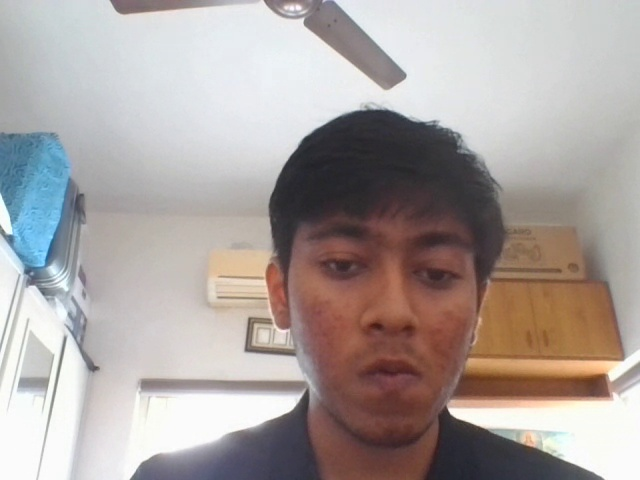
#> input picture cache.jpg, 640 x 480 px, given in place of the camera
$ jupyter execute --allow-errors external.ipynb
#> lines starting #> are read from the running program, lines starting #| are printed output that depends on the picture
### helper.py
# this contains all the helper functions for the main program
from matplotlib import pyplot as plt
import os
import cv2
import numpy as np
import pickle
import json
import pandas as pd
from sklearn.decomposition import PCA
from sklearn.svm import SVC
from joblib import dump, load
from streamlit_webrtc import webrtc_streamer, VideoTransformerBase, ClientSettings
import streamlit as st
import av
import threading
import time
import random

# [162 lines left out: functions get_name, set_info, predict_face, predict_image, face_extractor, get_info and 3 more, not called in this run]

def get_next_class_number():
    """
    Get the next available class number based on the number of people stored in the log file.
    """
    # Initialize the class number to 0
    class_number = 0

    # Open the log file
    try:
        with open("log.json", "r") as f:
            # Load the log file as a dictionary
            log = json.load(f)
        # Get the list of user details from the log file
        users = log["User_details"]
        # Get the number of users stored in the log file
        num_users = len(users)
        # Set the class number to the number of users stored in the log file
        class_number = num_users

    except:
        # If the log file doesn't exist, create an empty dictionary
        log = {"User_details": []}

    return class_number

# [89 lines left out: functions create_log_file, count_jpgfiles, store_jpg_count, preprocess_image, preprocess_images, not called in this run]

### external.ipynb
[cell 1]
import cv2
import av

def callback(frame):
    img = frame.to_ndarray(format="bgr24")

    img = cv2.cvtColor(cv2.Canny(img, 100, 200), cv2.COLOR_GRAY2BGR)

    # images.append(img)
    return av.VideoFrame.from_ndarray(img, format="bgr24")

cap=cv2.VideoCapture(0)
while True:
    # try to do cannay edge detection using opencv
    ret,frame=cap.read()
#> frame is the input picture: shape (480, 640, 3); mean B, G, R 159.3, 162, 170.7
    frame=cv2.cvtColor(cv2.Canny(frame, 100, 200), cv2.COLOR_GRAY2BGR)
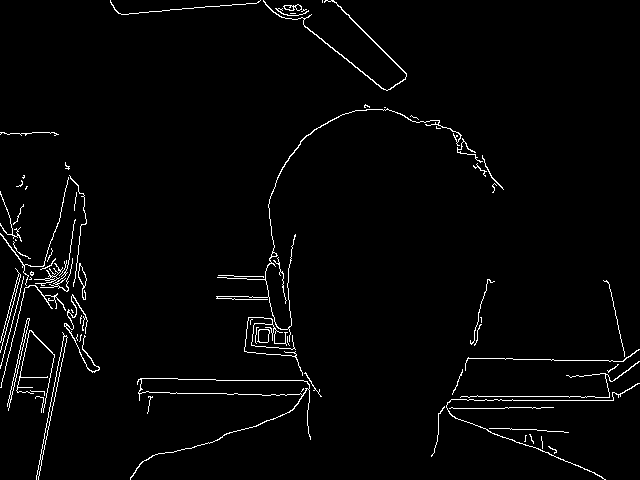
#> frame: shape (480, 640, 3); 2.3% white in thin lines or dots
    cv2.imshow("frame",frame)
    if cv2.waitKey(1) & 0xFF == ord('q'):
#> (key q is pressed here)
        break
cap.release()
cv2.destroyAllWindows()

[cell 2]
import numpy as np
from sklearn.decomposition import PCA
from sklearn.svm import SVC
from sklearn.pipeline import Pipeline

# Load the training data
X_train = []  # images of multiple people
y_train = []  # labels corresponding to the people in the images (e.g. 0, 1, 2, etc.)

# Load the pretrained PCA transformer
#> (the rest of this cell did not finish here and is left out)

[cell 3]
# capture 10 images and store them in X_train

import cv2
import numpy as np
import time


# extract the face from the training image sample
def face_extractor(img):
    # load the face cascade
    face_cascade = cv2.CascadeClassifier('haarcascade_frontalface_default.xml')
    # convert to grayscale
    gray = cv2.cvtColor(img,cv2.COLOR_BGR2GRAY)
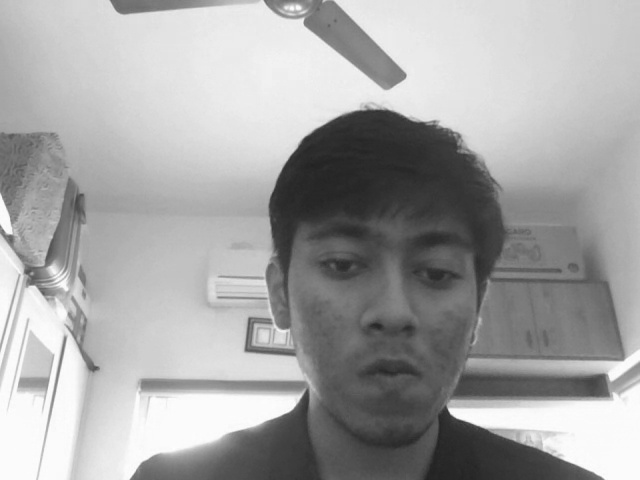
#> gray: shape (480, 640); min 33, max 255, mean 164.3
    # detect faces
    faces = face_cascade.detectMultiScale(gray, 1.3, 5)
#> faces = [[271, 179, 231, 231]]
    # if no face detected
    if faces == ():
        return None
    # crop all faces found
    for (x,y,w,h) in faces:
        cropped_face = img[y:y+h, x:x+w]
    return cropped_face


 # initialize webcam
cap = cv2.VideoCapture(0)
count = 0
# collect 100 samples of your face from webcam input
#> (the rest of this cell did not finish here and is left out)

[cell 4]
import os
from matplotlib import pyplot as plt
custom_images = []
input_faces = os.listdir('testfaces')
for face in input_faces:
    testFace = (plt.imread('testfaces/'+face))
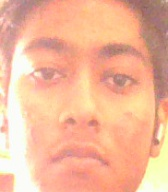
#> input picture testfaces/devasy_1.jpg, 168 x 192 px
#> testFace is the input picture: shape (192, 168, 3); mean R, G, B 242.3, 183.8, 153.4
    # preprocess faces to match the size of the training data
    testFace = np.mean(testFace,axis=2).T.flatten()
    custom_images.append(testFace)
    # print(testFace.shape)


# concatenate custom faces with original faces
custom_images = np.array(custom_images)
custom_images = custom_images.T
X_train = custom_images

#> (a cell that did not finish here is left out)

[cell 6]
# X_train = X_train.T
X_train.shape[0]
# add 50 2's to the labels
for i in range(49):
    y_train = np.append(y_train, np.ones(1)*2)
#> this loop made 49 passes
#> y_train on passes 1 to 12: [2], [2, 2], [2, 2, 2], [2, 2, 2, 2], [2, 2, 2, 2, 2], [2, 2, 2, 2, 2, 2], [2, 2, 2, 2, 2, 2, 2], [2, 2, 2, 2, 2, 2, 2, 2], [2, 2, 2, 2, 2, 2, 2, 2, 2], [2, 2, 2, 2, 2, 2, 2, 2, 2, 2], [2, 2, 2, 2, 2, 2, 2, 2, 2, 2, 2], [2, 2, 2, 2, 2, 2, 2, 2, 2, 2, 2, 2]
#> after the loop, y_train = 49 values from 2 to 2

[cell 7]
import numpy as np
from sklearn.decomposition import PCA
from sklearn.svm import SVC
from sklearn.pipeline import Pipeline
from joblib import dump, load
# Load the pretrained PCA transformer
#> (the rest of this cell did not finish here and is left out)

#> (a cell that did not finish here is left out)

[cell 9]
# a function to take in a face and return the prediction
def predict_face(face):
    face = np.mean(face,axis=2).T.flatten()
    face = face.reshape(1,-1)
    face = pca.transform(face)
    prediction = classf.predict(face)
    return int(prediction[0])

# a function to take in a whole image and return the prediction
def predict_image(image):
    # load the face cascade
    face_cascade = cv2.CascadeClassifier('haarcascade_frontalface_default.xml')
    # convert to grayscale
    # img = cv2.imread(imagePath)
    # gray = cv2.cvtColor(img, cv2.COLOR_BGR2RGB)

    gray = cv2.cvtColor(image,cv2.COLOR_BGR2GRAY)
    # detect faces
    faces = face_cascade.detectMultiScale(gray, 1.3, 5)
    # if no face detected

    if faces is None:
        return None
    # crop all faces found
    for (x,y,w,h) in faces:
        cropped_face = image[y:y+h, x:x+w]
    face = cv2.resize(cropped_face, (168,192))

    return predict_face(face)

#> (the rest of this cell did not finish here and is left out)

[cell 10]
# Python program to update
# JSON

from helper import get_next_class_number
import json


# function to add to JSON
def write_json(name, count, filename='log.json'):
    class_ = get_next_class_number()
#> (reads log.json from the repository)
